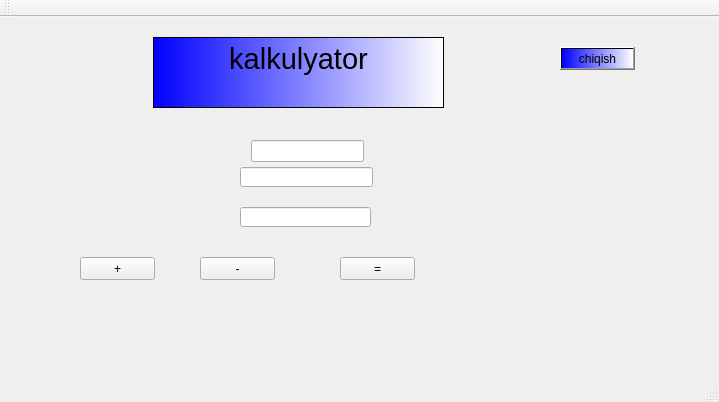
<?xml version="1.0" encoding="UTF-8"?>
<ui version="4.0">
 <class>MainWindow</class>
 <widget class="QMainWindow" name="MainWindow">
  <property name="geometry">
   <rect>
    <x>0</x>
    <y>0</y>
    <width>719</width>
    <height>402</height>
   </rect>
  </property>
  <property name="windowTitle">
   <string>MainWindow</string>
  </property>
  <property name="styleSheet">
   <string notr="true"/>
  </property>
  <widget class="QWidget" name="centralWidget">
   <widget class="QPushButton" name="pushButton">
    <property name="geometry">
     <rect>
      <x>80</x>
      <y>240</y>
      <width>75</width>
      <height>23</height>
     </rect>
    </property>
    <property name="text">
     <string>+</string>
    </property>
   </widget>
   <widget class="QPushButton" name="pushButton_2">
    <property name="geometry">
     <rect>
      <x>200</x>
      <y>240</y>
      <width>75</width>
      <height>23</height>
     </rect>
    </property>
    <property name="text">
     <string>-</string>
    </property>
   </widget>
   <widget class="QPushButton" name="pushButton_3">
    <property name="geometry">
     <rect>
      <x>340</x>
      <y>240</y>
      <width>75</width>
      <height>23</height>
     </rect>
    </property>
    <property name="text">
     <string>=</string>
    </property>
   </widget>
   <widget class="QPushButton" name="pushButton_4">
    <property name="geometry">
     <rect>
      <x>560</x>
      <y>30</y>
      <width>75</width>
      <height>23</height>
     </rect>
    </property>
    <property name="styleSheet">
     <string notr="true">background-color: qlineargradient(spread:pad, x1:0, y1:0, x2:1, y2:0, stop:0 rgba(0, 0, 255, 255), stop:1 rgba(255, 255, 255, 255));

</string>
    </property>
    <property name="text">
     <string>chiqish</string>
    </property>
   </widget>
   <widget class="QLineEdit" name="lineEdit_2">
    <property name="geometry">
     <rect>
      <x>240</x>
      <y>150</y>
      <width>133</width>
      <height>20</height>
     </rect>
    </property>
   </widget>
   <widget class="QTextEdit" name="textEdit">
    <property name="geometry">
     <rect>
      <x>153</x>
      <y>20</y>
      <width>291</width>
      <height>71</height>
     </rect>
    </property>
    <property name="styleSheet">
     <string notr="true">background-color: qlineargradient(spread:pad, x1:0, y1:0, x2:1, y2:0, stop:0 rgba(0, 0, 255, 255), stop:1 rgba(255, 255, 255, 255));</string>
    </property>
    <property name="html">
     <string>&lt;!DOCTYPE HTML PUBLIC &quot;-//W3C//DTD HTML 4.0//EN&quot; &quot;http://www.w3.org/TR/REC-html40/strict.dtd&quot;&gt;
&lt;html&gt;&lt;head&gt;&lt;meta name=&quot;qrichtext&quot; content=&quot;1&quot; /&gt;&lt;style type=&quot;text/css&quot;&gt;
p, li { white-space: pre-wrap; }
&lt;/style&gt;&lt;/head&gt;&lt;body style=&quot; font-family:'MS Shell Dlg 2'; font-size:8.25pt; font-weight:400; font-style:normal;&quot;&gt;
&lt;p align=&quot;center&quot; style=&quot; margin-top:0px; margin-bottom:0px; margin-left:0px; margin-right:0px; -qt-block-indent:0; text-indent:0px;&quot;&gt;&lt;span style=&quot; font-size:22pt;&quot;&gt;kalkulyator&lt;/span&gt;&lt;/p&gt;&lt;/body&gt;&lt;/html&gt;</string>
    </property>
   </widget>
   <widget class="QLineEdit" name="lineEdit_3">
    <property name="geometry">
     <rect>
      <x>240</x>
      <y>190</y>
      <width>131</width>
      <height>20</height>
     </rect>
    </property>
   </widget>
   <widget class="QWidget" name="">
    <property name="geometry">
     <rect>
      <x>240</x>
      <y>110</y>
      <width>135</width>
      <height>48</height>
     </rect>
    </property>
    <layout class="QGridLayout" name="gridLayout">
     <item row="1" column="0">
      <widget class="QLineEdit" name="lineEdit"/>
     </item>
    </layout>
   </widget>
  </widget>
  <widget class="QMenuBar" name="menuBar">
   <property name="geometry">
    <rect>
     <x>0</x>
     <y>0</y>
     <width>719</width>
     <height>21</height>
    </rect>
   </property>
  </widget>
  <widget class="QToolBar" name="mainToolBar">
   <attribute name="toolBarArea">
    <enum>TopToolBarArea</enum>
   </attribute>
   <attribute name="toolBarBreak">
    <bool>false</bool>
   </attribute>
  </widget>
  <widget class="QStatusBar" name="statusBar"/>
 </widget>
 <layoutdefault spacing="6" margin="11"/>
 <resources/>
 <connections/>
</ui>
